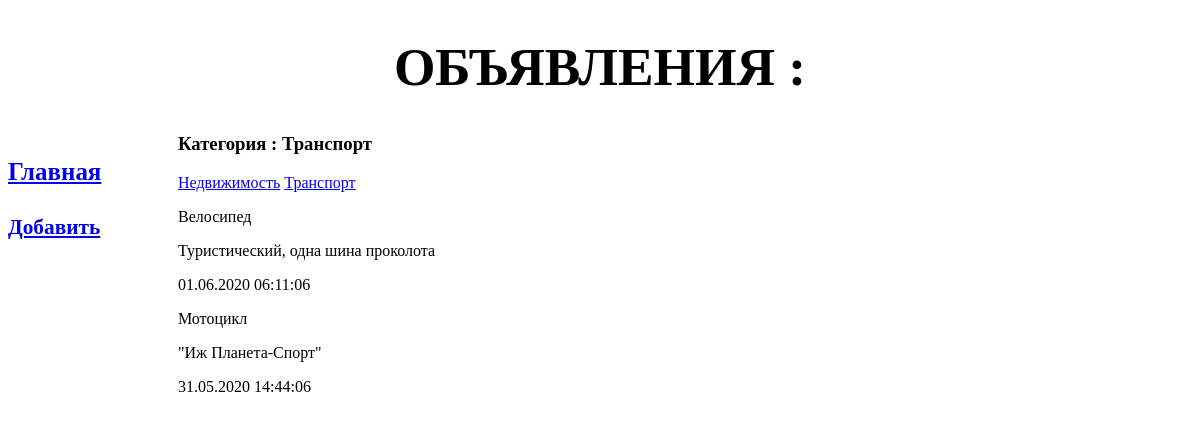
The page /bboard/2/ on the database its author committed.
### bboard/models.py (models this page shows, shortened)
class Category(models.Model):
    name = models.CharField(max_length=20, db_index=True, verbose_name='Категория')
    class Meta:
        verbose_name = "Категория"
        verbose_name_plural = "Категории"
        ordering = ['name']

class Bb(models.Model):
    category = models.ForeignKey('Category', on_delete=models.PROTECT, null=True, verbose_name='Категория')
    title = models.CharField(max_length=50, verbose_name='Заголовок')
    content = models.TextField(null=True, blank=True, verbose_name='Текст объявления')
    price = models.FloatField(null=True, blank=True, verbose_name='Цена')
    published = models.DateTimeField(auto_now_add=True, db_index=True)
    class Meta:
        verbose_name = "Объявление"
        verbose_name_plural = "Объявления"
        ordering = ['-published']

### bboard/views.py (the view)
# urls.py: path('<int:category_id>/', by_category, name='by_category'),
def by_category(request, category_id):
    template = loader.get_template('bboard/by_category.html')
    bbs = Bb.objects.filter(category=category_id).order_by('-published')
    categories = Category.objects.all()
    current_category = Category.objects.get(pk=category_id)
    context = {'bbs': bbs, 'categories': categories, 'current_category': current_category}
    return HttpResponse(template.render(context, request))

### templates/bboard/by_category.html (shortened to what this page needs)
{% extends 'base.html' %}
{% block content %}
  <h3>Категория : {{ current_category.name }}</h3>
  {% for category in categories %}
    <a href="{% url 'by_category' category.pk %}">{{ category.name }}</a>
  {% endfor %}
  {% for bb in bbs %}
    <div>
        <p>{{ bb.title }}</p>
        <p>{{ bb.content }}</p>
        <p>{{ bb.published|date:"d.m.Y H:i:s" }}</p>
    </div>
  {% endfor %}
{% endblock content %}

### rows shown on the page
Category: name "Транспорт"
Category: name "Недвижимость"
Bb: title "Велосипед", content "Туристический, одна шина проколота", published "01.06.2020 06:11:06"
Bb: title "Мотоцикл", content "\"Иж Планета-Спорт\"", published "31.05.2020 14:44:06"
